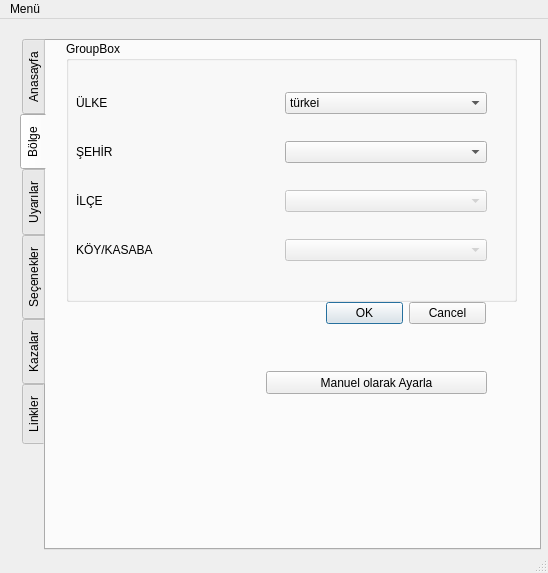
<?xml version="1.0" encoding="UTF-8"?>
<ui version="4.0">
 <class>MainWindow</class>
 <widget class="QMainWindow" name="MainWindow">
  <property name="geometry">
   <rect>
    <x>0</x>
    <y>0</y>
    <width>548</width>
    <height>573</height>
   </rect>
  </property>
  <property name="windowTitle">
   <string>MainWindow</string>
  </property>
  <property name="toolButtonStyle">
   <enum>Qt::ToolButtonIconOnly</enum>
  </property>
  <widget class="QWidget" name="centralwidget">
   <widget class="QWidget" name="gridLayoutWidget">
    <property name="geometry">
     <rect>
      <x>20</x>
      <y>20</y>
      <width>521</width>
      <height>511</height>
     </rect>
    </property>
    <layout class="QGridLayout" name="gridLayout">
     <item row="0" column="0">
      <widget class="QTabWidget" name="tabWidget">
       <property name="enabled">
        <bool>true</bool>
       </property>
       <property name="tabPosition">
        <enum>QTabWidget::West</enum>
       </property>
       <property name="tabShape">
        <enum>QTabWidget::Rounded</enum>
       </property>
       <property name="currentIndex">
        <number>1</number>
       </property>
       <property name="elideMode">
        <enum>Qt::ElideNone</enum>
       </property>
       <property name="documentMode">
        <bool>false</bool>
       </property>
       <property name="movable">
        <bool>true</bool>
       </property>
       <widget class="QWidget" name="tab">
        <attribute name="title">
         <string>Anasayfa</string>
        </attribute>
        <widget class="QGroupBox" name="groupBox_2">
         <property name="geometry">
          <rect>
           <x>10</x>
           <y>100</y>
           <width>341</width>
           <height>261</height>
          </rect>
         </property>
         <property name="title">
          <string>VAKİTLER</string>
         </property>
         <property name="flat">
          <bool>false</bool>
         </property>
         <property name="checkable">
          <bool>false</bool>
         </property>
         <widget class="QWidget" name="gridLayoutWidget_2">
          <property name="geometry">
           <rect>
            <x>50</x>
            <y>30</y>
            <width>231</width>
            <height>211</height>
           </rect>
          </property>
          <layout class="QGridLayout" name="gridLayout_2">
           <item row="6" column="1">
            <widget class="QLabel" name="label_5">
             <property name="text">
              <string>YATSI</string>
             </property>
            </widget>
           </item>
           <item row="5" column="2">
            <widget class="QLCDNumber" name="lcdNumberMaghribHour">
             <property name="frameShape">
              <enum>QFrame::StyledPanel</enum>
             </property>
             <property name="frameShadow">
              <enum>QFrame::Sunken</enum>
             </property>
             <property name="lineWidth">
              <number>1</number>
             </property>
             <property name="smallDecimalPoint">
              <bool>false</bool>
             </property>
             <property name="segmentStyle">
              <enum>QLCDNumber::Filled</enum>
             </property>
            </widget>
           </item>
           <item row="4" column="0">
            <spacer name="horizontalSpacer_3">
             <property name="orientation">
              <enum>Qt::Horizontal</enum>
             </property>
             <property name="sizeHint" stdset="0">
              <size>
               <width>40</width>
               <height>20</height>
              </size>
             </property>
            </spacer>
           </item>
           <item row="3" column="0">
            <spacer name="horizontalSpacer_2">
             <property name="orientation">
              <enum>Qt::Horizontal</enum>
             </property>
             <property name="sizeHint" stdset="0">
              <size>
               <width>40</width>
               <height>20</height>
              </size>
             </property>
            </spacer>
           </item>
           <item row="5" column="1">
            <widget class="QLabel" name="label_4">
             <property name="text">
              <string>AKŞAM</string>
             </property>
            </widget>
           </item>
           <item row="3" column="1">
            <widget class="QLabel" name="label_2">
             <property name="text">
              <string>ÖĞLE</string>
             </property>
            </widget>
           </item>
           <item row="1" column="2">
            <widget class="QLCDNumber" name="lcdNumberFajrHour">
             <property name="frameShape">
              <enum>QFrame::StyledPanel</enum>
             </property>
             <property name="frameShadow">
              <enum>QFrame::Sunken</enum>
             </property>
             <property name="lineWidth">
              <number>1</number>
             </property>
             <property name="smallDecimalPoint">
              <bool>false</bool>
             </property>
             <property name="segmentStyle">
              <enum>QLCDNumber::Filled</enum>
             </property>
            </widget>
           </item>
           <item row="6" column="0">
            <spacer name="horizontalSpacer_5">
             <property name="orientation">
              <enum>Qt::Horizontal</enum>
             </property>
             <property name="sizeHint" stdset="0">
              <size>
               <width>40</width>
               <height>20</height>
              </size>
             </property>
            </spacer>
           </item>
           <item row="2" column="0">
            <spacer name="horizontalSpacer_6">
             <property name="orientation">
              <enum>Qt::Horizontal</enum>
             </property>
             <property name="sizeHint" stdset="0">
              <size>
               <width>40</width>
               <height>20</height>
              </size>
             </property>
            </spacer>
           </item>
           <item row="6" column="2">
            <widget class="QLCDNumber" name="lcdNumberIshaHour">
             <property name="frameShape">
              <enum>QFrame::StyledPanel</enum>
             </property>
             <property name="frameShadow">
              <enum>QFrame::Sunken</enum>
             </property>
             <property name="lineWidth">
              <number>1</number>
             </property>
             <property name="smallDecimalPoint">
              <bool>false</bool>
             </property>
             <property name="segmentStyle">
              <enum>QLCDNumber::Filled</enum>
             </property>
            </widget>
           </item>
           <item row="1" column="1">
            <widget class="QLabel" name="label">
             <property name="text">
              <string>İMSAK</string>
             </property>
            </widget>
           </item>
           <item row="4" column="2">
            <widget class="QLCDNumber" name="lcdNumberAsrHour">
             <property name="frameShape">
              <enum>QFrame::StyledPanel</enum>
             </property>
             <property name="frameShadow">
              <enum>QFrame::Sunken</enum>
             </property>
             <property name="lineWidth">
              <number>1</number>
             </property>
             <property name="smallDecimalPoint">
              <bool>false</bool>
             </property>
             <property name="segmentStyle">
              <enum>QLCDNumber::Filled</enum>
             </property>
            </widget>
           </item>
           <item row="4" column="1">
            <widget class="QLabel" name="label_3">
             <property name="text">
              <string>İKİNDİ</string>
             </property>
            </widget>
           </item>
           <item row="3" column="2">
            <widget class="QLCDNumber" name="lcdNumberDhuhrHour">
             <property name="frameShape">
              <enum>QFrame::StyledPanel</enum>
             </property>
             <property name="frameShadow">
              <enum>QFrame::Sunken</enum>
             </property>
             <property name="lineWidth">
              <number>1</number>
             </property>
             <property name="smallDecimalPoint">
              <bool>false</bool>
             </property>
             <property name="segmentStyle">
              <enum>QLCDNumber::Filled</enum>
             </property>
            </widget>
           </item>
           <item row="5" column="0">
            <spacer name="horizontalSpacer_4">
             <property name="orientation">
              <enum>Qt::Horizontal</enum>
             </property>
             <property name="sizeHint" stdset="0">
              <size>
               <width>40</width>
               <height>20</height>
              </size>
             </property>
            </spacer>
           </item>
           <item row="2" column="1">
            <widget class="QLabel" name="label_24">
             <property name="text">
              <string>GÜNEŞ</string>
             </property>
            </widget>
           </item>
           <item row="2" column="2">
            <widget class="QLCDNumber" name="lcdNumberSunriseHour">
             <property name="frameShape">
              <enum>QFrame::StyledPanel</enum>
             </property>
             <property name="frameShadow">
              <enum>QFrame::Sunken</enum>
             </property>
             <property name="lineWidth">
              <number>1</number>
             </property>
             <property name="smallDecimalPoint">
              <bool>false</bool>
             </property>
             <property name="segmentStyle">
              <enum>QLCDNumber::Filled</enum>
             </property>
            </widget>
           </item>
           <item row="1" column="0">
            <spacer name="horizontalSpacer">
             <property name="orientation">
              <enum>Qt::Horizontal</enum>
             </property>
             <property name="sizeHint" stdset="0">
              <size>
               <width>40</width>
               <height>20</height>
              </size>
             </property>
            </spacer>
           </item>
           <item row="6" column="3">
            <widget class="QLCDNumber" name="lcdNumberIshaMinute">
             <property name="frameShape">
              <enum>QFrame::StyledPanel</enum>
             </property>
             <property name="frameShadow">
              <enum>QFrame::Sunken</enum>
             </property>
             <property name="lineWidth">
              <number>1</number>
             </property>
             <property name="smallDecimalPoint">
              <bool>false</bool>
             </property>
             <property name="segmentStyle">
              <enum>QLCDNumber::Filled</enum>
             </property>
            </widget>
           </item>
           <item row="5" column="3">
            <widget class="QLCDNumber" name="lcdNumberMaghribMinute">
             <property name="frameShape">
              <enum>QFrame::StyledPanel</enum>
             </property>
             <property name="frameShadow">
              <enum>QFrame::Sunken</enum>
             </property>
             <property name="lineWidth">
              <number>1</number>
             </property>
             <property name="smallDecimalPoint">
              <bool>false</bool>
             </property>
             <property name="segmentStyle">
              <enum>QLCDNumber::Filled</enum>
             </property>
            </widget>
           </item>
           <item row="4" column="3">
            <widget class="QLCDNumber" name="lcdNumberAsrMinute">
             <property name="frameShape">
              <enum>QFrame::StyledPanel</enum>
             </property>
             <property name="frameShadow">
              <enum>QFrame::Sunken</enum>
             </property>
             <property name="lineWidth">
              <number>1</number>
             </property>
             <property name="smallDecimalPoint">
              <bool>false</bool>
             </property>
             <property name="segmentStyle">
              <enum>QLCDNumber::Filled</enum>
             </property>
            </widget>
           </item>
           <item row="3" column="3">
            <widget class="QLCDNumber" name="lcdNumberDhuhrMinute">
             <property name="frameShape">
              <enum>QFrame::StyledPanel</enum>
             </property>
             <property name="frameShadow">
              <enum>QFrame::Sunken</enum>
             </property>
             <property name="lineWidth">
              <number>1</number>
             </property>
             <property name="smallDecimalPoint">
              <bool>false</bool>
             </property>
             <property name="segmentStyle">
              <enum>QLCDNumber::Filled</enum>
             </property>
            </widget>
           </item>
           <item row="2" column="3">
            <widget class="QLCDNumber" name="lcdNumberSunriseMinute">
             <property name="frameShape">
              <enum>QFrame::StyledPanel</enum>
             </property>
             <property name="frameShadow">
              <enum>QFrame::Sunken</enum>
             </property>
             <property name="lineWidth">
              <number>1</number>
             </property>
             <property name="smallDecimalPoint">
              <bool>false</bool>
             </property>
             <property name="segmentStyle">
              <enum>QLCDNumber::Filled</enum>
             </property>
            </widget>
           </item>
           <item row="1" column="3">
            <widget class="QLCDNumber" name="lcdNumberFajrMinute">
             <property name="frameShape">
              <enum>QFrame::StyledPanel</enum>
             </property>
             <property name="frameShadow">
              <enum>QFrame::Sunken</enum>
             </property>
             <property name="lineWidth">
              <number>1</number>
             </property>
             <property name="smallDecimalPoint">
              <bool>false</bool>
             </property>
             <property name="segmentStyle">
              <enum>QLCDNumber::Filled</enum>
             </property>
            </widget>
           </item>
          </layout>
         </widget>
        </widget>
        <widget class="QCheckBox" name="checkBox_13">
         <property name="geometry">
          <rect>
           <x>390</x>
           <y>470</y>
           <width>86</width>
           <height>21</height>
          </rect>
         </property>
         <property name="text">
          <string>sessiz</string>
         </property>
        </widget>
        <widget class="QWidget" name="gridLayoutWidget_7">
         <property name="geometry">
          <rect>
           <x>30</x>
           <y>20</y>
           <width>421</width>
           <height>61</height>
          </rect>
         </property>
         <layout class="QGridLayout" name="gridLayout_8">
          <item row="1" column="2">
           <widget class="QLabel" name="label_6">
            <property name="text">
             <string>Saat</string>
            </property>
           </widget>
          </item>
          <item row="1" column="1">
           <widget class="QLabel" name="labelCurrentDate">
            <property name="text">
             <string>::tarih::</string>
            </property>
           </widget>
          </item>
          <item row="1" column="0">
           <widget class="QLabel" name="labelCurrentCity">
            <property name="text">
             <string>Ankara</string>
            </property>
           </widget>
          </item>
          <item row="1" column="4">
           <widget class="QLCDNumber" name="lcdNumberCurrentMinute">
            <property name="frameShape">
             <enum>QFrame::StyledPanel</enum>
            </property>
            <property name="frameShadow">
             <enum>QFrame::Sunken</enum>
            </property>
            <property name="lineWidth">
             <number>1</number>
            </property>
            <property name="smallDecimalPoint">
             <bool>false</bool>
            </property>
            <property name="segmentStyle">
             <enum>QLCDNumber::Filled</enum>
            </property>
           </widget>
          </item>
          <item row="1" column="3">
           <widget class="QLCDNumber" name="lcdNumberCurrentHour">
            <property name="frameShape">
             <enum>QFrame::StyledPanel</enum>
            </property>
            <property name="frameShadow">
             <enum>QFrame::Sunken</enum>
            </property>
            <property name="lineWidth">
             <number>1</number>
            </property>
            <property name="smallDecimalPoint">
             <bool>false</bool>
            </property>
            <property name="segmentStyle">
             <enum>QLCDNumber::Filled</enum>
            </property>
           </widget>
          </item>
          <item row="1" column="5">
           <widget class="QLCDNumber" name="lcdNumberCurrentSecond">
            <property name="frameShape">
             <enum>QFrame::StyledPanel</enum>
            </property>
            <property name="frameShadow">
             <enum>QFrame::Sunken</enum>
            </property>
            <property name="lineWidth">
             <number>1</number>
            </property>
            <property name="smallDecimalPoint">
             <bool>false</bool>
            </property>
            <property name="segmentStyle">
             <enum>QLCDNumber::Filled</enum>
            </property>
           </widget>
          </item>
         </layout>
        </widget>
        <widget class="QWidget" name="horizontalLayoutWidget">
         <property name="geometry">
          <rect>
           <x>40</x>
           <y>380</y>
           <width>377</width>
           <height>80</height>
          </rect>
         </property>
         <layout class="QHBoxLayout" name="horizontalLayout">
          <item>
           <widget class="QLabel" name="labelNextPrayer">
            <property name="text">
             <string>SONRAKİ VAKTE KALAN SÜRE</string>
            </property>
           </widget>
          </item>
          <item>
           <widget class="QLCDNumber" name="lcdNumberNextPrayerHour">
            <property name="frameShape">
             <enum>QFrame::StyledPanel</enum>
            </property>
            <property name="frameShadow">
             <enum>QFrame::Sunken</enum>
            </property>
            <property name="lineWidth">
             <number>1</number>
            </property>
            <property name="smallDecimalPoint">
             <bool>false</bool>
            </property>
            <property name="segmentStyle">
             <enum>QLCDNumber::Filled</enum>
            </property>
           </widget>
          </item>
          <item>
           <widget class="QLCDNumber" name="lcdNumberNextPrayerMinute">
            <property name="frameShape">
             <enum>QFrame::StyledPanel</enum>
            </property>
            <property name="frameShadow">
             <enum>QFrame::Sunken</enum>
            </property>
            <property name="lineWidth">
             <number>1</number>
            </property>
            <property name="smallDecimalPoint">
             <bool>false</bool>
            </property>
            <property name="segmentStyle">
             <enum>QLCDNumber::Filled</enum>
            </property>
           </widget>
          </item>
          <item>
           <widget class="QLCDNumber" name="lcdNumberNextPrayerSecond"/>
          </item>
         </layout>
        </widget>
        <widget class="QGroupBox" name="groupBox_6">
         <property name="geometry">
          <rect>
           <x>10</x>
           <y>360</y>
           <width>411</width>
           <height>111</height>
          </rect>
         </property>
         <property name="title">
          <string>Kalan süre</string>
         </property>
        </widget>
        <widget class="QPushButton" name="testbutton">
         <property name="geometry">
          <rect>
           <x>380</x>
           <y>140</y>
           <width>99</width>
           <height>23</height>
          </rect>
         </property>
         <property name="text">
          <string>test</string>
         </property>
        </widget>
        <widget class="QLabel" name="labelNextPrayer_2">
         <property name="geometry">
          <rect>
           <x>10</x>
           <y>10</y>
           <width>171</width>
           <height>78</height>
          </rect>
         </property>
         <property name="text">
          <string>SONRAKİ VAKTE KALAN SÜRE</string>
         </property>
        </widget>
        <zorder>groupBox_6</zorder>
        <zorder>groupBox_2</zorder>
        <zorder>checkBox_13</zorder>
        <zorder>gridLayoutWidget_7</zorder>
        <zorder>horizontalLayoutWidget</zorder>
        <zorder>testbutton</zorder>
        <zorder>labelNextPrayer_2</zorder>
       </widget>
       <widget class="QWidget" name="tab_2">
        <attribute name="title">
         <string>Bölge</string>
        </attribute>
        <widget class="QGroupBox" name="groupBox_3">
         <property name="geometry">
          <rect>
           <x>20</x>
           <y>0</y>
           <width>451</width>
           <height>261</height>
          </rect>
         </property>
         <property name="title">
          <string>GroupBox</string>
         </property>
         <widget class="QWidget" name="gridLayoutWidget_3">
          <property name="geometry">
           <rect>
            <x>10</x>
            <y>30</y>
            <width>411</width>
            <height>211</height>
           </rect>
          </property>
          <layout class="QGridLayout" name="gridLayout_3">
           <item row="0" column="0">
            <widget class="QLabel" name="labelCountry">
             <property name="text">
              <string>ÜLKE</string>
             </property>
            </widget>
           </item>
           <item row="1" column="0">
            <widget class="QLabel" name="labelCity">
             <property name="text">
              <string>ŞEHİR</string>
             </property>
            </widget>
           </item>
           <item row="2" column="0">
            <widget class="QLabel" name="labelDistrict">
             <property name="text">
              <string>İLÇE</string>
             </property>
            </widget>
           </item>
           <item row="3" column="0">
            <widget class="QLabel" name="labelTown">
             <property name="text">
              <string>KÖY/KASABA</string>
             </property>
            </widget>
           </item>
           <item row="0" column="1">
            <widget class="QComboBox" name="comboBoxSelectCountry">
             <item>
              <property name="text">
               <string>türkei</string>
              </property>
             </item>
            </widget>
           </item>
           <item row="1" column="1">
            <widget class="QComboBox" name="comboBoxSelectCity"/>
           </item>
           <item row="2" column="1">
            <widget class="QComboBox" name="comboBoxSelectDistrict">
             <property name="enabled">
              <bool>false</bool>
             </property>
            </widget>
           </item>
           <item row="3" column="1">
            <widget class="QComboBox" name="comboBoxSelectTown">
             <property name="enabled">
              <bool>false</bool>
             </property>
            </widget>
           </item>
          </layout>
         </widget>
        </widget>
        <widget class="QDialogButtonBox" name="buttonBox_2">
         <property name="geometry">
          <rect>
           <x>280</x>
           <y>260</y>
           <width>160</width>
           <height>25</height>
          </rect>
         </property>
         <property name="standardButtons">
          <set>QDialogButtonBox::Cancel|QDialogButtonBox::Ok</set>
         </property>
        </widget>
        <widget class="QPushButton" name="pushButtonSetTimesManuelly">
         <property name="geometry">
          <rect>
           <x>220</x>
           <y>330</y>
           <width>221</width>
           <height>23</height>
          </rect>
         </property>
         <property name="text">
          <string>Manuel olarak Ayarla</string>
         </property>
        </widget>
       </widget>
       <widget class="QWidget" name="tab_3">
        <attribute name="title">
         <string>Uyarılar</string>
        </attribute>
        <widget class="QWidget" name="gridLayoutWidget_4">
         <property name="geometry">
          <rect>
           <x>20</x>
           <y>10</y>
           <width>451</width>
           <height>301</height>
          </rect>
         </property>
         <layout class="QGridLayout" name="gridLayout_4">
          <item row="0" column="1">
           <widget class="QSpinBox" name="spinBoxFacrWarn"/>
          </item>
          <item row="3" column="1">
           <widget class="QSpinBox" name="spinBoxAsrWarn"/>
          </item>
          <item row="7" column="1">
           <widget class="QDialogButtonBox" name="buttonBox">
            <property name="standardButtons">
             <set>QDialogButtonBox::Cancel|QDialogButtonBox::Save</set>
            </property>
           </widget>
          </item>
          <item row="3" column="0">
           <widget class="QCheckBox" name="checkBoxAsrWarn">
            <property name="text">
             <string>İkindi</string>
            </property>
           </widget>
          </item>
          <item row="2" column="1">
           <widget class="QSpinBox" name="spinBoxDhuhrWarn"/>
          </item>
          <item row="4" column="1">
           <widget class="QSpinBox" name="spinBoxMaghribWarn"/>
          </item>
          <item row="4" column="0">
           <widget class="QCheckBox" name="checkBoxMaghribWarn">
            <property name="text">
             <string>Akşam</string>
            </property>
           </widget>
          </item>
          <item row="2" column="0">
           <widget class="QCheckBox" name="checkBoxDhuhrWarn">
            <property name="text">
             <string>Öğle</string>
            </property>
           </widget>
          </item>
          <item row="5" column="0">
           <widget class="QCheckBox" name="checkBoxIshaWarn">
            <property name="text">
             <string>Yatsı</string>
            </property>
           </widget>
          </item>
          <item row="5" column="1">
           <widget class="QSpinBox" name="spinBoxIshaWarn"/>
          </item>
          <item row="0" column="0">
           <widget class="QCheckBox" name="checkBoxFajrWarn">
            <property name="text">
             <string>İmsak</string>
            </property>
           </widget>
          </item>
          <item row="1" column="0">
           <widget class="QCheckBox" name="checkBoxSunriseWarn">
            <property name="text">
             <string>Güneş</string>
            </property>
           </widget>
          </item>
          <item row="1" column="1">
           <widget class="QSpinBox" name="spinBoxSunriseWarn"/>
          </item>
         </layout>
        </widget>
        <widget class="QGroupBox" name="groupBox_4">
         <property name="geometry">
          <rect>
           <x>10</x>
           <y>0</y>
           <width>471</width>
           <height>271</height>
          </rect>
         </property>
         <property name="title">
          <string>Vakit Uyarıları</string>
         </property>
        </widget>
        <zorder>groupBox_4</zorder>
        <zorder>gridLayoutWidget_4</zorder>
       </widget>
       <widget class="QWidget" name="tab_4">
        <attribute name="title">
         <string>Seçenekler</string>
        </attribute>
        <widget class="QGroupBox" name="groupBox">
         <property name="geometry">
          <rect>
           <x>10</x>
           <y>9</y>
           <width>471</width>
           <height>331</height>
          </rect>
         </property>
         <property name="title">
          <string>Seçenekler</string>
         </property>
         <widget class="QWidget" name="gridLayoutWidget_5">
          <property name="geometry">
           <rect>
            <x>10</x>
            <y>20</y>
            <width>431</width>
            <height>291</height>
           </rect>
          </property>
          <layout class="QGridLayout" name="gridLayout_6">
           <item row="10" column="0">
            <widget class="QLabel" name="label_16">
             <property name="text">
              <string>Kapatma ayarı</string>
             </property>
            </widget>
           </item>
           <item row="5" column="0">
            <widget class="QCheckBox" name="checkBoxPlayWarnSound">
             <property name="text">
              <string>Uyarı sesleri çal</string>
             </property>
            </widget>
           </item>
           <item row="3" column="0">
            <widget class="QCheckBox" name="checkBoxShowInTray">
             <property name="text">
              <string>Sistem tepsisinde simge göster</string>
             </property>
            </widget>
           </item>
           <item row="8" column="0">
            <widget class="QLabel" name="label_12">
             <property name="text">
              <string>Ezan sesi</string>
             </property>
            </widget>
           </item>
           <item row="4" column="0">
            <widget class="QCheckBox" name="checkBoxPlayAdhan">
             <property name="text">
              <string>Vakitlerde ezan oku</string>
             </property>
            </widget>
           </item>
           <item row="6" column="0">
            <widget class="QCheckBox" name="checkBoxMuteInAdhanTime">
             <property name="text">
              <string>Ezan vaktinde sesi kapat</string>
             </property>
            </widget>
           </item>
           <item row="9" column="0">
            <widget class="QLabel" name="label_26">
             <property name="text">
              <string>Uyarı sesi</string>
             </property>
            </widget>
           </item>
           <item row="10" column="1">
            <widget class="QComboBox" name="comboBoxCloseOption">
             <item>
              <property name="text">
               <string>Tamamen kapat</string>
              </property>
             </item>
             <item>
              <property name="text">
               <string>Gizle</string>
              </property>
             </item>
            </widget>
           </item>
           <item row="8" column="1">
            <widget class="QToolButton" name="toolButton">
             <property name="text">
              <string>...</string>
             </property>
            </widget>
           </item>
           <item row="9" column="1">
            <widget class="QToolButton" name="toolButton_2">
             <property name="text">
              <string>...</string>
             </property>
            </widget>
           </item>
           <item row="7" column="0">
            <widget class="QCheckBox" name="checkBoxSystemNotifications">
             <property name="text">
              <string>Sistem bildirimleri açık</string>
             </property>
            </widget>
           </item>
          </layout>
         </widget>
        </widget>
        <widget class="QDialogButtonBox" name="buttonBox_4">
         <property name="geometry">
          <rect>
           <x>150</x>
           <y>330</y>
           <width>327</width>
           <height>25</height>
          </rect>
         </property>
         <property name="standardButtons">
          <set>QDialogButtonBox::Cancel|QDialogButtonBox::RestoreDefaults|QDialogButtonBox::Save</set>
         </property>
        </widget>
       </widget>
       <widget class="QWidget" name="tab_5">
        <attribute name="title">
         <string>Kazalar</string>
        </attribute>
        <widget class="QGroupBox" name="groupBox_5">
         <property name="geometry">
          <rect>
           <x>10</x>
           <y>0</y>
           <width>311</width>
           <height>311</height>
          </rect>
         </property>
         <property name="title">
          <string>GroupBox</string>
         </property>
         <widget class="QWidget" name="gridLayoutWidget_6">
          <property name="geometry">
           <rect>
            <x>40</x>
            <y>30</y>
            <width>231</width>
            <height>261</height>
           </rect>
          </property>
          <layout class="QGridLayout" name="gridLayout_7">
           <item row="2" column="0">
            <widget class="QLabel" name="label_21">
             <property name="text">
              <string>Öğle</string>
             </property>
            </widget>
           </item>
           <item row="0" column="0">
            <widget class="QLabel" name="label_22">
             <property name="text">
              <string>Sabah</string>
             </property>
            </widget>
           </item>
           <item row="4" column="0">
            <widget class="QLabel" name="label_19">
             <property name="text">
              <string>Akşam</string>
             </property>
            </widget>
           </item>
           <item row="3" column="0">
            <widget class="QLabel" name="label_20">
             <property name="text">
              <string>İkindi</string>
             </property>
            </widget>
           </item>
           <item row="5" column="0">
            <widget class="QLabel" name="label_18">
             <property name="text">
              <string>Yatsı</string>
             </property>
            </widget>
           </item>
           <item row="2" column="1">
            <widget class="QSpinBox" name="spinBoxZuhrCount"/>
           </item>
           <item row="3" column="1">
            <widget class="QSpinBox" name="spinBoxAsrCount"/>
           </item>
           <item row="4" column="1">
            <widget class="QSpinBox" name="spinBoxMaghribCount"/>
           </item>
           <item row="5" column="1">
            <widget class="QSpinBox" name="spinBoxIshaCount"/>
           </item>
           <item row="0" column="1">
            <widget class="QSpinBox" name="spinBoxFajrCount"/>
           </item>
          </layout>
         </widget>
        </widget>
       </widget>
       <widget class="QWidget" name="tab_6">
        <attribute name="title">
         <string>Linkler</string>
        </attribute>
        <widget class="QWidget" name="gridLayoutWidget_8">
         <property name="geometry">
          <rect>
           <x>51</x>
           <y>90</y>
           <width>353</width>
           <height>131</height>
          </rect>
         </property>
         <layout class="QGridLayout" name="gridLayout_5">
          <item row="1" column="1">
           <widget class="QPushButton" name="pushButton_2">
            <property name="text">
             <string>mustafairan.wordpress.com</string>
            </property>
           </widget>
          </item>
          <item row="0" column="1">
           <widget class="QPushButton" name="pushButton">
            <property name="text">
             <string>www.diyanet.gov.tr</string>
            </property>
           </widget>
          </item>
          <item row="2" column="1">
           <widget class="QPushButton" name="pushButton_3">
            <property name="text">
             <string>github.com/mustafairan/pynamaz</string>
            </property>
           </widget>
          </item>
          <item row="0" column="0">
           <widget class="QLabel" name="label_14">
            <property name="text">
             <string>Diyanet.gov.tr</string>
            </property>
           </widget>
          </item>
          <item row="1" column="0">
           <widget class="QLabel" name="label_15">
            <property name="text">
             <string>Geliştirici Sayfası</string>
            </property>
           </widget>
          </item>
          <item row="2" column="0">
           <widget class="QLabel" name="label_17">
            <property name="text">
             <string>Uygulama Deposu</string>
            </property>
           </widget>
          </item>
         </layout>
        </widget>
       </widget>
      </widget>
     </item>
    </layout>
   </widget>
  </widget>
  <widget class="QMenuBar" name="menubar">
   <property name="geometry">
    <rect>
     <x>0</x>
     <y>0</y>
     <width>548</width>
     <height>20</height>
    </rect>
   </property>
   <widget class="QMenu" name="menuMen">
    <property name="title">
     <string>Menü</string>
    </property>
    <widget class="QMenu" name="menuG_r_n_m">
     <property name="title">
      <string>Görünüm</string>
     </property>
     <addaction name="actionBespin"/>
     <addaction name="actionCleanlooks"/>
     <addaction name="actionGTK"/>
     <addaction name="actionPlastique"/>
     <addaction name="actionWindows"/>
     <addaction name="actionQtcurve"/>
     <addaction name="actionMotif"/>
     <addaction name="actionCDE"/>
     <addaction name="actionOxygen"/>
    </widget>
    <widget class="QMenu" name="menuGizle">
     <property name="title">
      <string>Gizle</string>
     </property>
    </widget>
    <addaction name="menuGizle"/>
    <addaction name="menuG_r_n_m"/>
    <addaction name="actionG_ncelle_2"/>
    <addaction name="action_k"/>
   </widget>
   <addaction name="menuMen"/>
  </widget>
  <widget class="QStatusBar" name="statusbar"/>
  <action name="action_k">
   <property name="text">
    <string>Çıkış</string>
   </property>
  </action>
  <action name="actionCleanlooks">
   <property name="text">
    <string>Cleanlooks</string>
   </property>
   <property name="softKeyRole">
    <enum>QAction::NoSoftKey</enum>
   </property>
  </action>
  <action name="actionGTK">
   <property name="text">
    <string>GTK+</string>
   </property>
  </action>
  <action name="actionPlastique">
   <property name="text">
    <string>Plastique</string>
   </property>
  </action>
  <action name="actionWindows">
   <property name="text">
    <string>Windows</string>
   </property>
  </action>
  <action name="actionG_ncelle_2">
   <property name="text">
    <string>Güncelle</string>
   </property>
  </action>
  <action name="actionBespin">
   <property name="text">
    <string>Bespin</string>
   </property>
  </action>
  <action name="actionQtcurve">
   <property name="text">
    <string>Qtcurve</string>
   </property>
  </action>
  <action name="actionMotif">
   <property name="text">
    <string>Motif</string>
   </property>
  </action>
  <action name="actionCDE">
   <property name="text">
    <string>CDE</string>
   </property>
  </action>
  <action name="actionOxygen">
   <property name="text">
    <string>Oxygen</string>
   </property>
  </action>
 </widget>
 <resources/>
 <connections/>
</ui>
